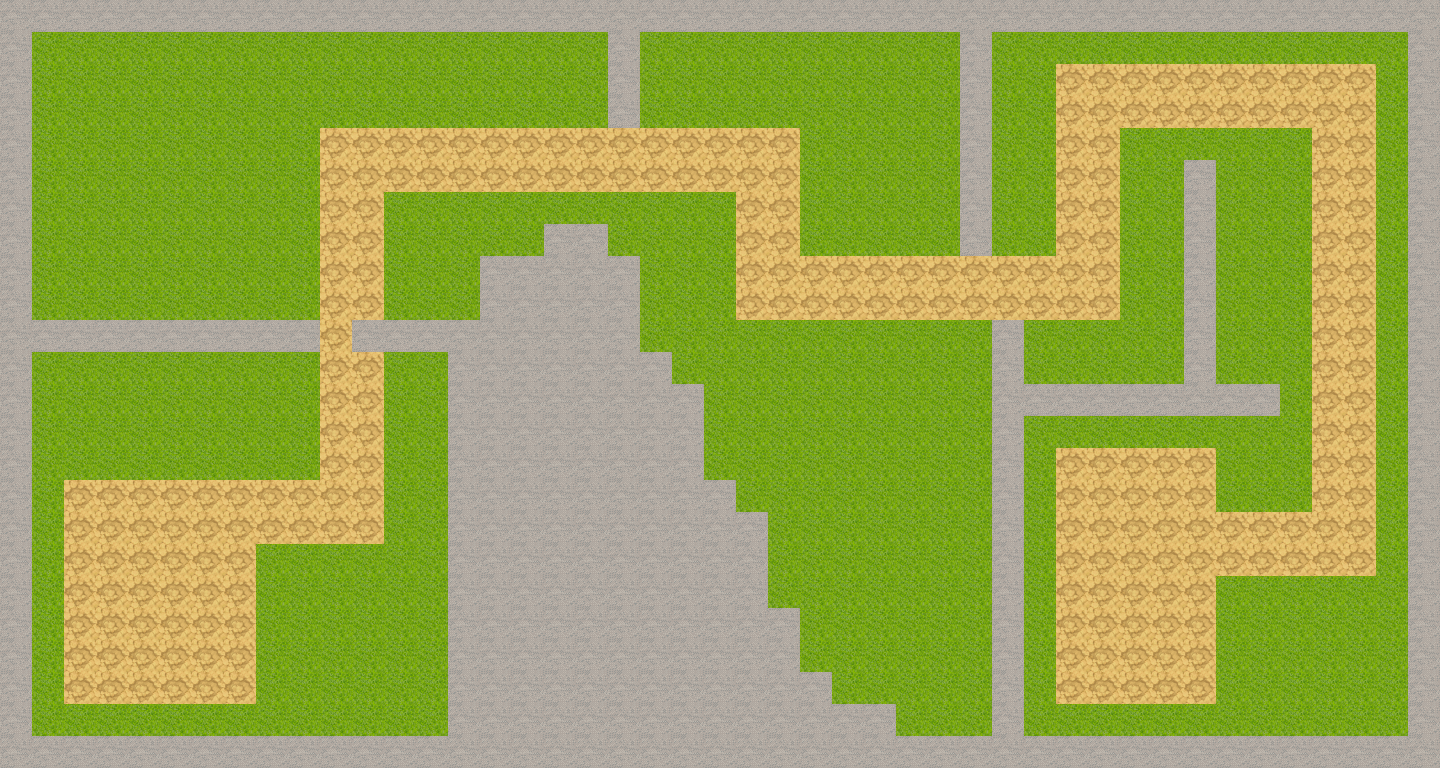

A level layout from a 2D game, rendered from its tile map. Below: a short description, then the map file with tile-grid data replaced by summaries:
An orthogonal 45x24 tile map with 32x32 px tiles, 3 tile layers (background, mur, route).

<map version="1.10" tiledversion="1.10.2" orientation="orthogonal" renderorder="right-down" width="45" height="24" tilewidth="32" tileheight="32" infinite="0" nextlayerid="4" nextobjectid="1">
 <tileset firstgid="1" name="basicTileset" tilewidth="32" tileheight="32" tilecount="128" columns="8">
  <image source="basicTileset.png" width="256" height="512" />
 </tileset>
 <layer id="1" name="background" width="45" height="24">
  <data>[1080 cells, 852 non-empty, 1 distinct tile ids]</data>
 </layer>
 <layer id="2" name="mur" width="45" height="24">
  <data>[1080 cells, 325 non-empty, 2 distinct tile ids]</data>
 </layer>
 <layer id="3" name="route" width="45" height="24">
  <data>[1080 cells, 227 non-empty, 1 distinct tile ids]</data>
 </layer>
</map>
